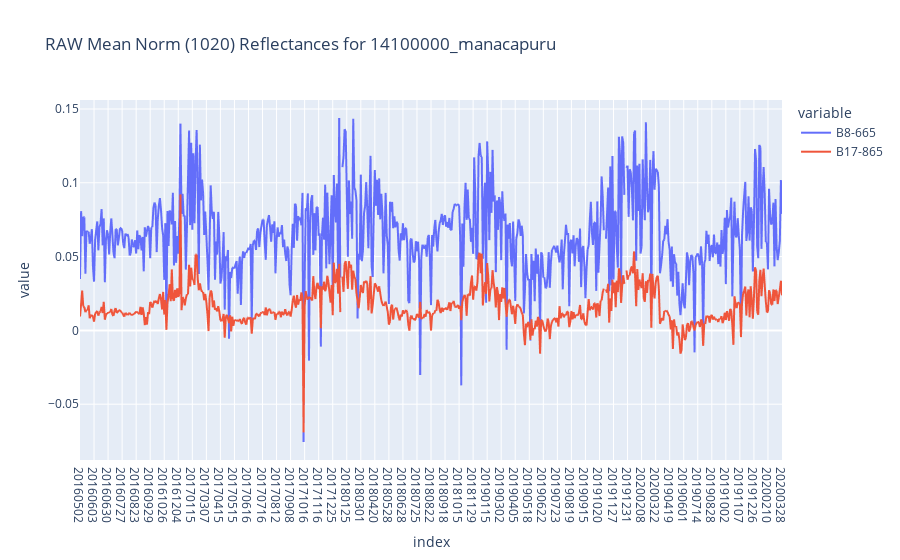

Notebook code for this chart:
### Code cell
px.line(df_raw_norm_mean, y=['B8-665','B17-865'], height=600, title="RAW Mean Norm (1020) Reflectances for 14100000_manacapuru")

### Figure 1 — Plotly figure (JSON) as saved in the notebook; plotly's stock layout.template omitted (floating-point values rounded to 4 significant figures; data arrays with more than 128 entries replaced by an {"elided": "..."} marker saying what was removed)
{"data": [{"hovertemplate": "variable=B8-665<br>index=%{x}<br>value=%{y}<extra></extra>", "legendgroup": "B8-665", "line": {"color": "#636efa", "dash": "solid"}, "mode": "lines", "name": "B8-665", "showlegend": true, "type": "scattergl", "x": {"elided": "651 str values"}, "xaxis": "x", "y": {"elided": "651 float values"}, "yaxis": "y"}, {"hovertemplate": "variable=B17-865<br>index=%{x}<br>value=%{y}<extra></extra>", "legendgroup": "B17-865", "line": {"color": "#EF553B", "dash": "solid"}, "mode": "lines", "name": "B17-865", "showlegend": true, "type": "scattergl", "x": {"elided": "651 str values"}, "xaxis": "x", "y": {"elided": "651 float values"}, "yaxis": "y"}], "layout": {"autosize": true, "legend": {"title": {"text": "variable"}, "tracegroupgap": 0}, "title": {"text": "RAW Mean Norm (1020) Reflectances for 14100000_manacapuru"}, "xaxis": {"anchor": "y", "autorange": true, "domain": [0, 1], "range": [0, 650], "title": {"text": "index"}, "type": "category"}, "yaxis": {"anchor": "x", "autorange": true, "domain": [0, 1], "range": [-0.08781, 0.1561], "title": {"text": "value"}, "type": "linear"}}}
